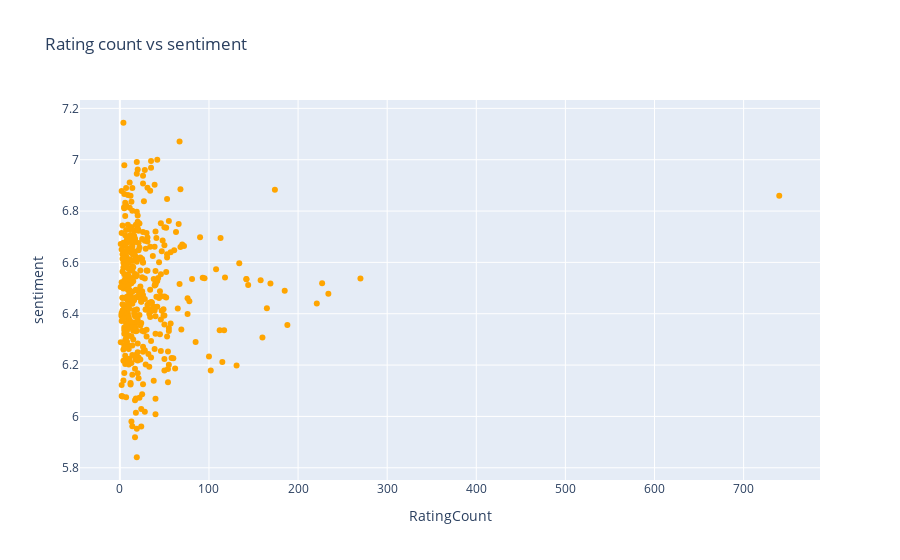

Notebook code for this chart:
### Markdown cell above
The plot shows that recipes with both low and high node degree appear across almost the full rating range, so there is no clear relationship between how well a recipe is connected in the network and how highly it is rated. Most recipes cluster around ratings 4–5 regardless of degree. There are a few recipes with very high degree, but these do not consistently receive higher ratings, as they follow the same general pattern as the rest. This means we cannot conclude that using many common ingredients leads to better ratings.

Overall, the plot suggests that ratings are mostly independent of both sentiment and connectivity in the ingredient network.

### Code cell
df_plot2 = data.dropna(subset=['ratingCount', chosenSentType])

fig = px.scatter(
    df_plot2,
    x='ratingCount',
    y=chosenSentType,
    hover_name='title',
    title='Rating count vs sentiment',
    labels={'ratingCount': 'RatingCount', chosenSentType: 'sentiment'},
    color_discrete_sequence=['orange']
)
fig.show()

### Figure 1 — Plotly figure (JSON) as saved in the notebook; plotly's stock layout.template omitted (floating-point values rounded to 4 significant figures; data arrays with more than 128 entries replaced by an {"elided": "..."} marker saying what was removed)
{"data": [{"hovertemplate": "<b>%{hovertext}</b><br><br>RatingCount=%{x}<br>sentiment=%{y}<extra></extra>", "hovertext": {"elided": "444 str values"}, "legendgroup": "", "marker": {"color": "orange", "symbol": "circle"}, "mode": "markers", "name": "", "orientation": "v", "showlegend": false, "type": "scatter", "x": {"elided": "444 int values"}, "xaxis": "x", "y": {"elided": "444 float values"}, "yaxis": "y"}], "layout": {"legend": {"tracegroupgap": 0}, "title": {"text": "Rating count vs sentiment"}, "xaxis": {"anchor": "y", "domain": [0, 1], "title": {"text": "RatingCount"}}, "yaxis": {"anchor": "x", "domain": [0, 1], "title": {"text": "sentiment"}}}}
